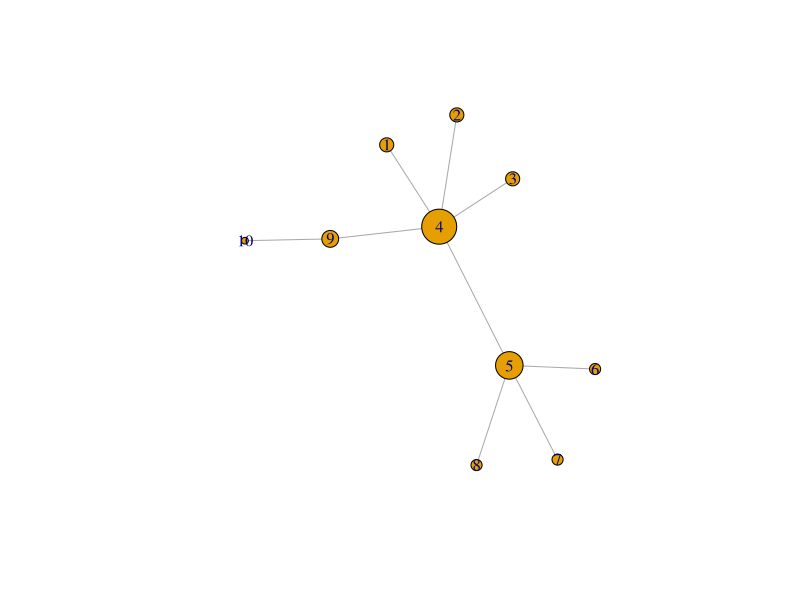

Write the R code that produced this figure.
# *------------------------------------------------------------------
# | PROGRAM NAME: R_BASIC_SNA
# | DATE: 4/9/12
# | CREATED BY: MATT BOGARD 
# | PROJECT FILE: P:\R  Code References\SNA            
# *----------------------------------------------------------------
# | PURPOSE: DEMONSTRATION OF BASIC CONCEPTS OF NETWORK ANALYSIS              
# | REFERENCES: Conway, Drew. Social Network Analysis in R. 
# | New York City R User Group Meetup Presentation August 6, 2009
# | http://www.drewconway.com/zia/wp-content/uploads/2009/08/sna_in_R.pdf
# *------------------------------------------------------------------

#---------------------------------------
#
# analytics
#
#---------------------------------------

library(igraph)
library(rpart)

#--------------------------------------
# get data 
#--------------------------------------

# specify the adjacency matrix
M <- matrix(c(0, 0, 0, 1, 0, 0, 0, 0, 0, 0,0, 0, 0, 1, 0, 0, 0, 0, 0, 0,0, 0, 0, 1, 0, 0, 0, 0, 0, 0,1, 1, 1, 0, 1, 0, 0, 0, 1, 0,0,0, 0, 1, 0, 1, 1, 1, 0, 0,0, 0, 0, 0, 1, 0, 0, 0, 0, 0,0 ,0, 0, 0, 1, 0, 0, 0, 0, 0, 0, 0, 0, 0, 1, 0, 0, 0, 0, 0,0,0, 0, 1, 0, 0, 0, 0, 0, 1,0, 0, 0, 0, 0, 0, 0, 0, 1, 0 ),10,10, byrow= TRUE)
G<-graph.adjacency(M, mode=c("undirected"))               # convert key player network matrix to an igraph object    
cent<-data.frame(bet=betweenness(G),eig=evcent(G)$vector) # calculate betweeness & eigenvector centrality 
res<-as.vector(lm(eig~bet,data=cent)$residuals)           # calculate residuals
cent<-transform(cent,res=res)                             # add to centrality data set
write.csv(cent,"r_keyactorcentrality.csv")                  # save in project folder

#--------------------------------------
# visualize the network
#--------------------------------------

# plot that reflects correct vertex names and scaled by centrality

plot(G, layout = layout.fruchterman.reingold, vertex.size = 20*evcent(G)$vector, vertex.label = rownames(cent))

#-------------------------------------------
# create analysis data set
#------------------------------------------

id <- c(1,2,3,4,5,6,7,8,9,10)  # create individual id's for reference
income <- c(35000, 37000, 43000, 63000, 72000, 27000, 30000, 34000, 45000, 55000) # income
default <- c(1,1,1,0,0,1,1,1,1,1) # loan default indicator

#-------------------------------------------
# basic regression
#------------------------------------------

creditrisk <- cbind(id,income, cent, default) # combine with eigenvector centrality derived above

# model default risk as a function of income and network relationship 

# OLS
model1 <- lm(creditrisk$default~  creditrisk$eig + creditrisk$income) 
summary(model1)

#logistic regression
model2 <- glm(creditrisk$default~  creditrisk$eig + creditrisk$income, family=binomial(link="logit"), na.action=na.pass)
summary(model2)

# decision tree
model3 <- rpart(creditrisk$default~  creditrisk$eig + creditrisk$income)
summary(model3)

